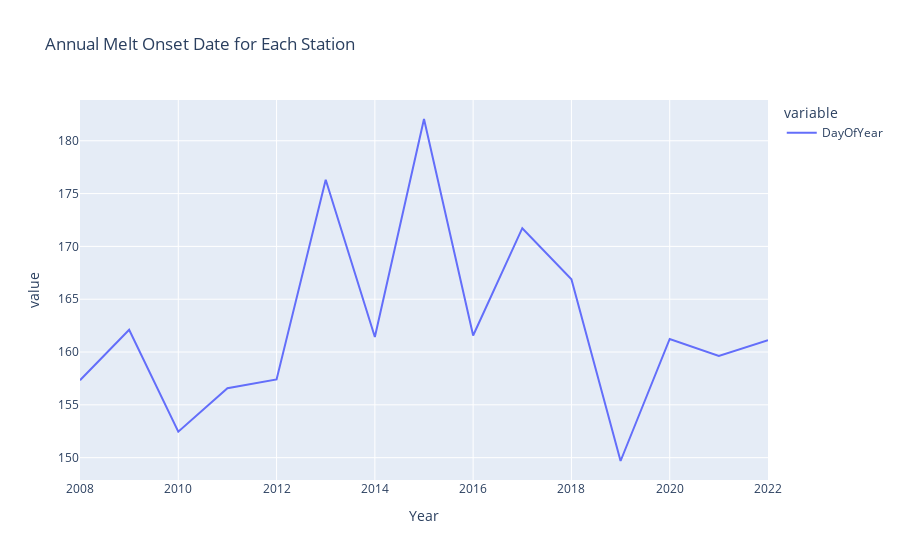

Here is the notebook cell this chart was saved with:
### Code cell
import plotly.express as px


display(df_sum)
# Assuming 'df' is the DataFrame containing the annual melt onset date for each station
fig = px.line(df_sum, title='Annual Melt Onset Date for Each Station')
fig.show()

### Figure 1 — Plotly figure (JSON) as saved in the notebook; plotly's stock layout.template omitted (floating-point values rounded to 4 significant figures)
{"data": [{"hovertemplate": "variable=DayOfYear<br>Year=%{x}<br>value=%{y}<extra></extra>", "legendgroup": "DayOfYear", "line": {"color": "#636efa", "dash": "solid"}, "marker": {"symbol": "circle"}, "mode": "lines", "name": "DayOfYear", "orientation": "v", "showlegend": true, "type": "scatter", "x": [2008, 2009, 2010, 2011, 2012, 2013, 2014, 2015, 2016, 2017, 2018, 2019, 2020, 2021, 2022], "xaxis": "x", "y": [157.3, 162.1, 152.5, 156.6, 157.4, 176.3, 161.4, 182.1, 161.6, 171.7, 166.9, 149.7, 161.2, 159.6, 161.1], "yaxis": "y"}], "layout": {"legend": {"title": {"text": "variable"}, "tracegroupgap": 0}, "title": {"text": "Annual Melt Onset Date for Each Station"}, "xaxis": {"anchor": "y", "domain": [0, 1], "title": {"text": "Year"}}, "yaxis": {"anchor": "x", "domain": [0, 1], "title": {"text": "value"}}}}
